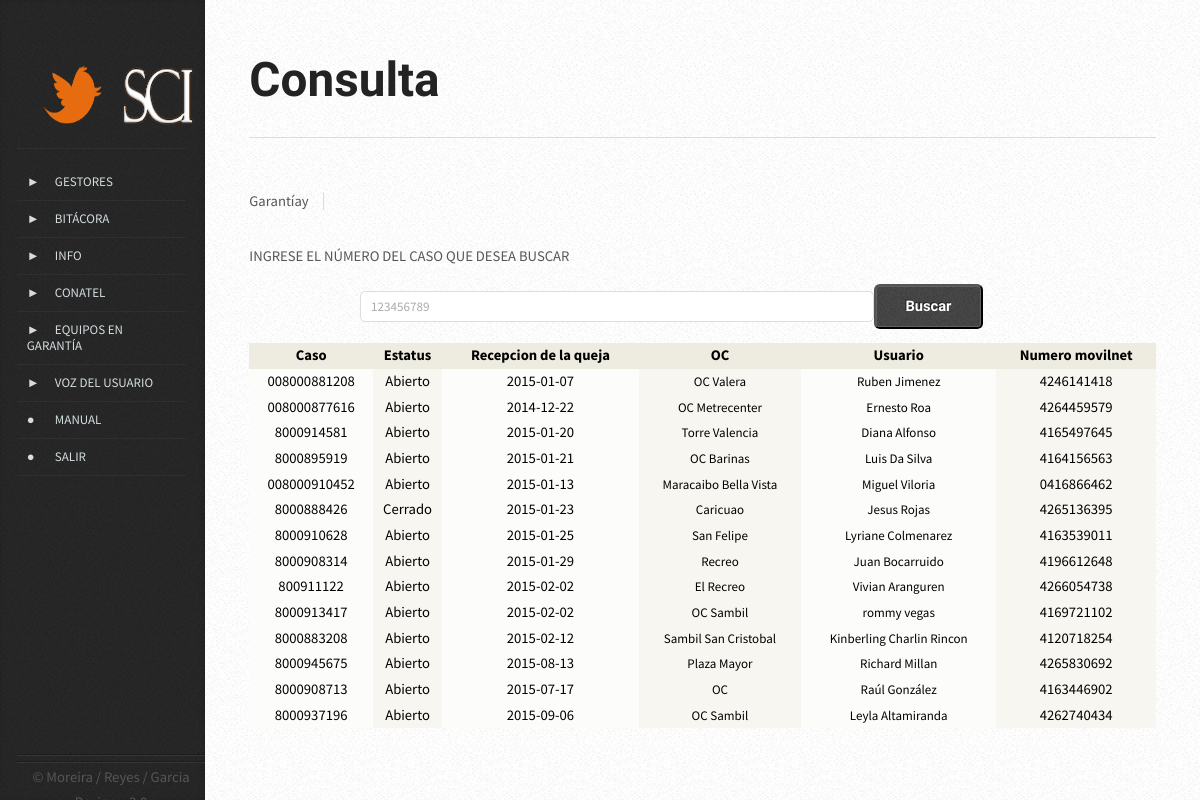
/vista/consulta_garantia.php (signed in), run on the app's committed database.
### tables this page shows
CREATE TABLE `garantia` (
  `gar_cod` smallint(5) unsigned NOT NULL AUTO_INCREMENT,
  `gar_nombges` varchar(200) DEFAULT NULL,
  `gar_numcas` varchar(20) DEFAULT NULL,
  `gar_fechardq` date DEFAULT NULL,
  `gar_canal` varchar(200) DEFAULT NULL,
  `gar_fechaepg` date DEFAULT NULL,
  `gar_nomoc` varchar(200) DEFAULT NULL,
  `gar_ciuoc` varchar(200) DEFAULT NULL,
  `gar_fecharde` date DEFAULT NULL,
  `gar_fecharoc` date DEFAULT NULL,
  `gar_obseroc` text,
  `gar_nomusu` varchar(200) DEFAULT NULL,
  `gar_numcel` varchar(10) DEFAULT NULL,
  `gar_marca` varchar(20) DEFAULT NULL,
  `gar_modelo` varchar(20) DEFAULT NULL,
  `gar_obserges` text,
  `gar_estatus` varchar(10) DEFAULT NULL,
  PRIMARY KEY (`gar_cod`),
  UNIQUE KEY `gar_numcas` (`gar_numcas`)
);

### modelo/mod_equipo.php (called while the page is built, shortened)
<?php
class equipo{
	public function obtener($mysqlconn){
		$query= "SELECT * FROM garantia";
		$consulta= mysqli_query($mysqlconn, $query) or die ("Consulta Errónea: ".mysqli_error($mysqlconn));
		if($consulta){
			return ($consulta);
			}
		}
		}
?>

### controlador/listar_completo.php (the view, shortened to what this page needs)
<?php
		$conexion = new Connex();
		$mysqlconn= $conexion->conectar();
					require("../modelo/mod_equipo.php");
					$consulta= new equipo();
					$listar=$consulta-> obtener ($mysqlconn);
					if(mysqli_num_rows($listar)>0){
					?>
					<table width="580px" border="1" align="left" id="listado">
					<thead>
  <tr>
  <th align="right" bgcolor="#eeece1"><div align="center" class="style2">Caso</div></th>
  <th align="right" bgcolor="#eeece1"><div align="center" class="style2">Estatus</div></th>
  <th align="right" bgcolor="#eeece1"><div align="center" class="style2">Recepcion de la queja</div></th>
  <th align="right" bgcolor="#eeece1"><div align="center" class="style2">OC</div></th>
  <th align="right" bgcolor="#eeece1"><div align="center" class="style2">Usuario</div></th>
  <th align="right" bgcolor="#eeece1"><div align="center" class="style2">Numero movilnet</div></th>
  </tr>
 </thead>
 <?php
 for($i=0; $i<mysqli_num_rows($listar); $i++){
 $row= mysqli_fetch_array($listar, MYSQLI_ASSOC);
 $gar_numcas=$row["gar_numcas"];
 $gar_fechardq=$row["gar_fechardq"];
 $gar_nomoc=$row["gar_nomoc"];
 $gar_nomusu=$row["gar_nomusu"];
 $gar_numcel=$row["gar_numcel"];
 $gar_estatus=$row["gar_estatus"];
 ?>
 <tr>
 <td bgcolor="#fcfcfa"><div align="center" class="style5"><?php echo $gar_numcas;?>
 </div>
 <td bgcolor="#f7f6f1"><div align="center" class="style5"><?php echo $gar_estatus;?> </div>
 <td bgcolor="#fcfcfa"><div align="center" class="style5"><?php echo $gar_fechardq;?>
 </div>
 <td bgcolor="#f7f6f1"><div align="center" class="style5c"><?php echo $gar_nomoc;?> </div>
 </div>
 <td bgcolor="#fcfcfa"><div align="center" class="style5c"><?php echo $gar_nomusu;?>
 </div>
 <td bgcolor="#f7f6f1"><div align="center" class="style5"><?php echo $gar_numcel;?>
       <?php }?>
 </div>
 <?php }?>

### vista/css/style.css (style rules this page uses)
body { background-color: #e8e8e8; background-image: url('images/bg02.png'); }
body,input,textarea,select { font-family: 'Source Sans Pro', sans-serif; font-weight: 400; color: #565656; }
p, ul, ol, dl, table { margin-bottom: 1em; }
table { width: 100%; height: 5%; }

### vista/css/style-desktop.css (style rules this page uses)
body { height: 100%; }
body,input,textarea,select { line-height: 1.75em; }

### vista/css/style-narrow.css (style rules this page uses)
body { min-width: 1000px; }
body,input,textarea,select { font-size: 11pt; }

### controlador/listar_completo.php (style rules this page uses)
.style5 { color: #000000 }
.style5c { color: #000000; font-size:13px; }

### data on the page
garantia: gar_numcas "008000881208", gar_estatus "Abierto", gar_fechardq "2015-01-07", gar_nomoc "OC Valera", gar_nomusu "Ruben Jimenez", gar_numcel "4246141418"
garantia: gar_numcas "008000877616", gar_estatus "Abierto", gar_fechardq "2014-12-22", gar_nomoc "OC Metrecenter", gar_nomusu "Ernesto Roa", gar_numcel "4264459579"
garantia: gar_numcas "8000914581", gar_estatus "Abierto", gar_fechardq "2015-01-20", gar_nomoc "Torre Valencia", gar_nomusu "Diana Alfonso", gar_numcel "4165497645"
garantia: gar_numcas "8000895919", gar_estatus "Abierto", gar_fechardq "2015-01-21", gar_nomoc "OC Barinas", gar_nomusu "Luis Da Silva", gar_numcel "4164156563"
garantia: gar_numcas "008000910452", gar_estatus "Abierto", gar_fechardq "2015-01-13", gar_nomoc "Maracaibo Bella Vista", gar_nomusu "Miguel Viloria", gar_numcel "0416866462"
garantia: gar_numcas "8000888426", gar_estatus "Cerrado", gar_fechardq "2015-01-23", gar_nomoc "Caricuao", gar_nomusu "Jesus Rojas", gar_numcel "4265136395"
garantia: gar_numcas "8000910628", gar_estatus "Abierto", gar_fechardq "2015-01-25", gar_nomoc "San Felipe", gar_nomusu "Lyriane Colmenarez", gar_numcel "4163539011"
garantia: gar_numcas "8000908314", gar_estatus "Abierto", gar_fechardq "2015-01-29", gar_nomoc "Recreo", gar_nomusu "Juan Bocarruido", gar_numcel "4196612648"
garantia: gar_numcas "800911122", gar_estatus "Abierto", gar_fechardq "2015-02-02", gar_nomoc "El Recreo", gar_nomusu "Vivian Aranguren", gar_numcel "4266054738"
garantia: gar_numcas "8000913417", gar_estatus "Abierto", gar_fechardq "2015-02-02", gar_nomoc "OC Sambil", gar_nomusu "rommy vegas", gar_numcel "4169721102"
garantia: gar_numcas "8000883208", gar_estatus "Abierto", gar_fechardq "2015-02-12", gar_nomoc "Sambil San Cristobal", gar_nomusu "Kinberling Charlin Rincon", gar_numcel "4120718254"
garantia: gar_numcas "8000945675", gar_estatus "Abierto", gar_fechardq "2015-08-13", gar_nomoc "Plaza Mayor", gar_nomusu "Richard Millan", gar_numcel "4265830692"
garantia: gar_numcas "8000908713", gar_estatus "Abierto", gar_fechardq "2015-07-17", gar_nomoc "OC", gar_nomusu "Raúl González", gar_numcel "4163446902"
garantia: gar_numcas "8000937196", gar_estatus "Abierto", gar_fechardq "2015-09-06", gar_nomoc "OC Sambil", gar_nomusu "Leyla Altamiranda", gar_numcel "4262740434"
